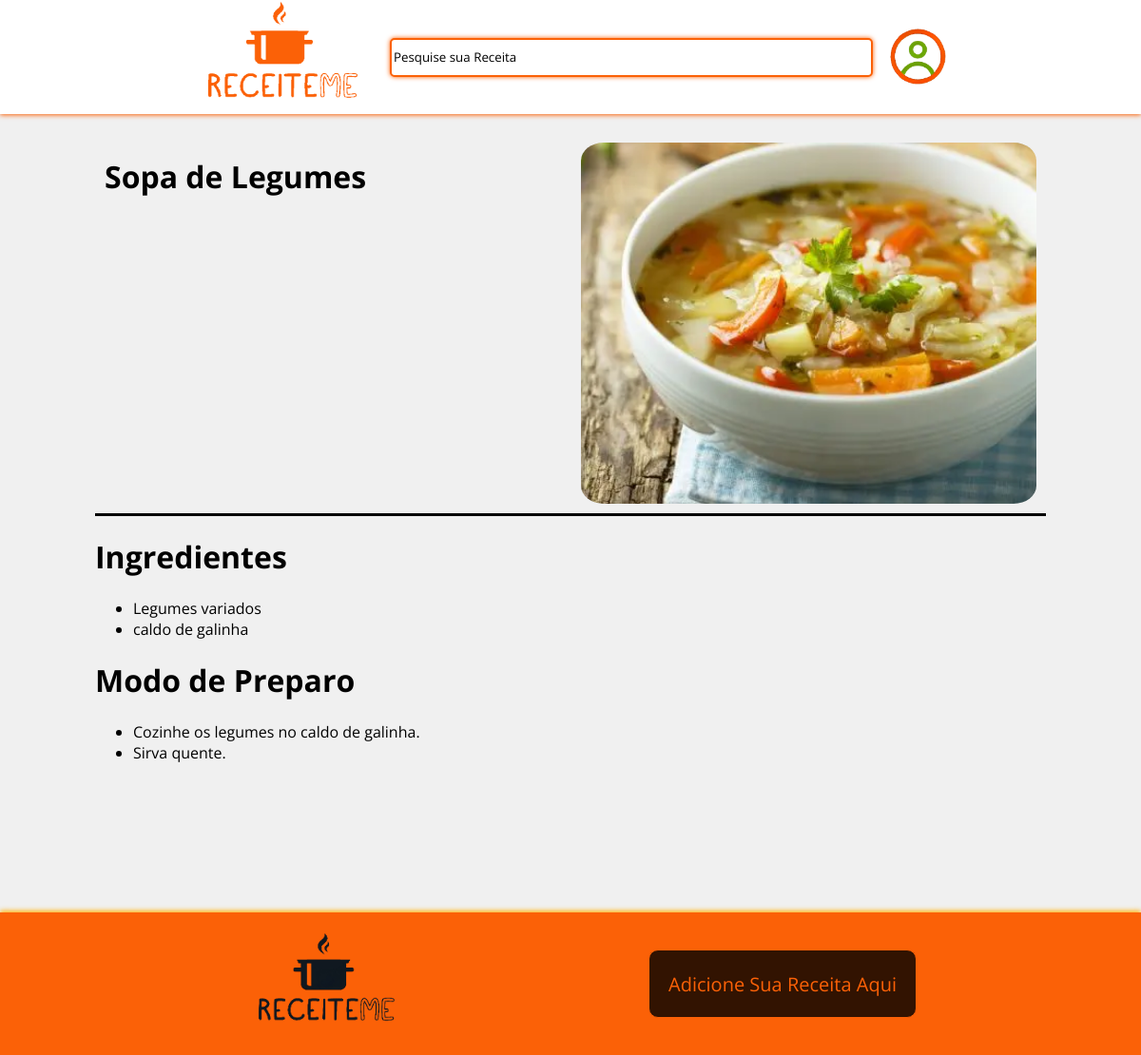
Screenshot of /receita.php?id=2 with the database file from the repository.
### tables this page shows
CREATE TABLE Receita(
    idReceita int(11) PRIMARY KEY AUTO_INCREMENT NOT NULL,
    nomeReceita varchar(150) NOT NULL, 
    ingredientes varchar(1500) NOT NULL,
    modoPreparo varchar(2500) NOT NULL, 
    img varchar(200) NOT NULL,
    categoria int(11),
    status varchar(15) NOT NULL,
    FOREIGN KEY (categoria) REFERENCES Categoria(idCategoria) ON DELETE CASCADE
);

### receita.php (the view, shortened to what this page needs)
<?php
require "Assets/conexao.php";
$id = $_GET["id"];
$comandoDadosReceita = "Select * from receita where idReceita = $id";
$result = mysqli_query($conexao, $comandoDadosReceita) or die(mysqli_error($conexao));
$Receitas = mysqli_fetch_assoc($result);
?>
<!DOCTYPE html>
<html lang="pt-br">
<head>
    <link href="receita.css" rel="stylesheet">
    <link href="fullsite.css" rel="stylesheet">
    <link href="assets/header_footer.css" rel="stylesheet">
</head>
<body>
    <?php
    require "assets/header.php";
    ?>
    <main>
        <div id="conteudo">
            <div id="primeira_linha">
                <div id="coluna_esquerda">
                    <h1><?= $Receitas['nomeReceita'] ?></h1>
                </div>
                <div id="coluna_direita">
                    <img src="<?= $Receitas['img'] ?>" alt="">
                </div>
            </div>
            <div id="linha_ingredientes">
                <h1>Ingredientes</h1>
                <ul>
                    <?php
                    $ingredientes = explode("&", $Receitas["ingredientes"]);
                    foreach ($ingredientes as $ingrediente) {
                        echo "<li>$ingrediente</li>";
                    }
                    ?>
                </ul>
            </div>
            <div id="linha_modopreparo">
                <h1>Modo de Preparo</h1>
                <ul>
                    <?php
                    $modoPreparo = explode("&", $Receitas["modoPreparo"]);
                    foreach ($modoPreparo as $modoPreparo) {
                        echo "<li>$modoPreparo</li>";
                    }
                    ?>
                </ul>
            </div>
        </div>
    </main>
    <?php
    require "assets/footer.php";
    ?>
</body>
</html>

### receita.css (style rules this page uses)
main { display: flex; justify-content: center; z-index: 0; }
div#conteudo { max-width: 1000px; width: 100%; height: auto; min-height: 100vh; padding: 20px 20px 0px 20px; z-index: 1; }
div#primeira_linha { display: flex; width: 100%; height: 400px; border-bottom: 3px solid black; }
div#primeira_linha div#coluna_esquerda { width: 44%; padding: 1%; margin-right: 5%; line-height: 20px; }
div#primeira_linha div#coluna_esquerda h1 { line-height: 30px; }
div#primeira_linha div#coluna_direita { width: 49%; padding: 1%; }
div#primeira_linha div#coluna_direita img { width: 100%; height: 100%; object-fit: cover; border-radius: 5%; }

### fullsite.css (style rules this page uses)
body { margin: 0 auto; font-family: 'Open Sans', sans-serif; width: 100%; height: 100%; display: flex; flex-direction: column; min-height:100vh; background-color: rgba(240, 240, 240, 1); }

### rows the page displays
receita: nomeReceita "Sopa de Legumes", img (picture), ingredientes "Legumes variados", ingredientes "caldo de galinha", modoPreparo "Cozinhe os legumes no caldo de galinha.", modoPreparo "Sirva quente."
